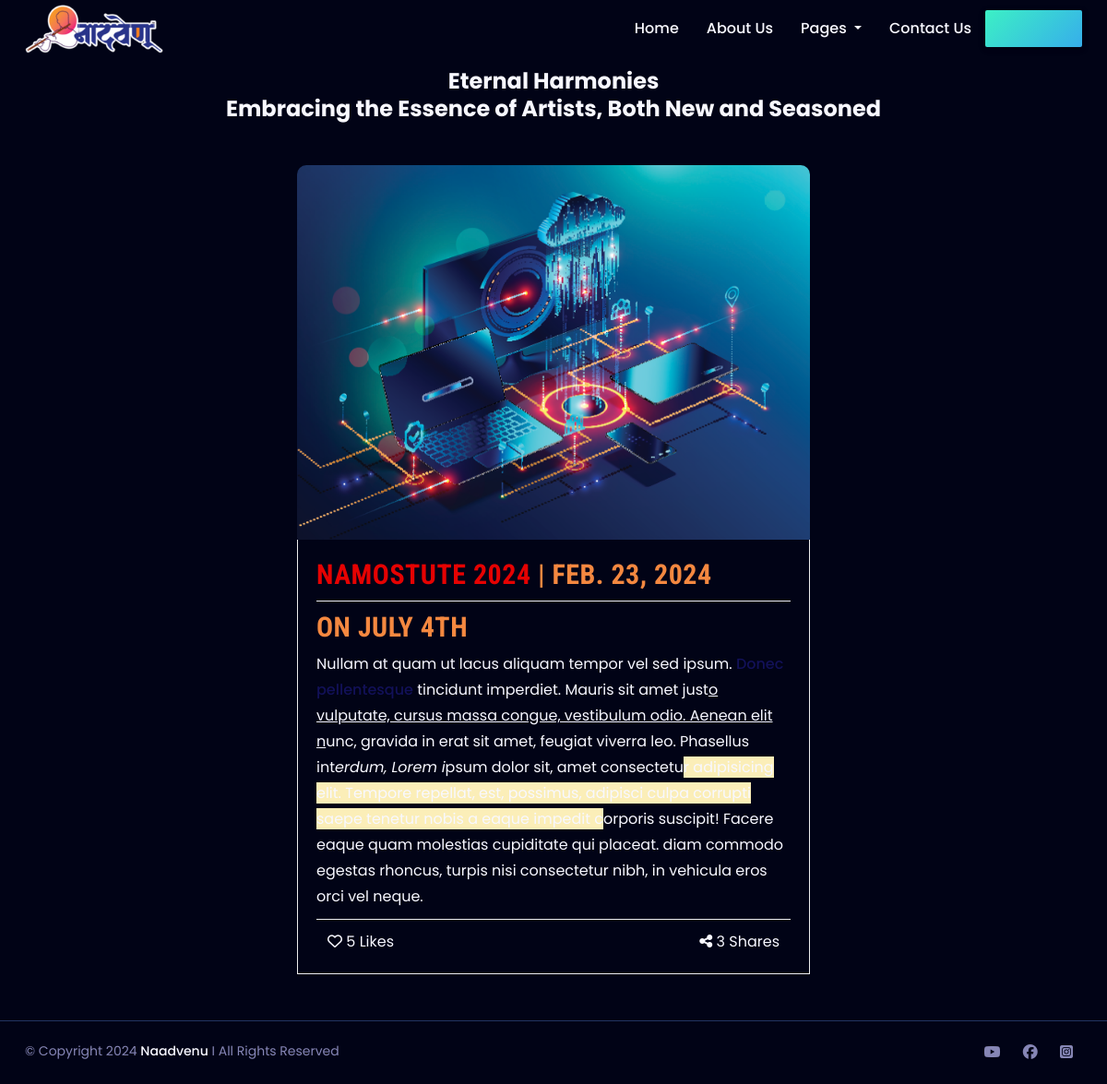
/events-workshops, run on the app's committed database.
### pages/models.py (models this page shows, shortened)
class Event(models.Model):
    title = models.CharField(max_length=100)
    description = HTMLField()
    date = models.DateField()
    images = models.ImageField(upload_to='uploads/event_images/', blank=True)
    like_count = models.IntegerField(default=0)  # New field for like count
    share_count = models.IntegerField(default=0)  # New field for share count

### pages/views.py (the view)
# urls.py: path('events-workshops', views.events_workshops, name='events-workshops'),
def events_workshops(request):
    events = Event.objects.all()
    return render(request, "pages/events-workshops.html", {'events': events})

### pages/templates/pages/events-workshops.html (shortened to what this page needs)
{% extends "base.html" %} {% load static %} {% block title %}Events & Workshops - Naadvenu{% endblock title %} {% block page_content %}
<div class="title">
    <p>Eternal Harmonies<br> Embracing the Essence of Artists, Both New and Seasoned</p>
</div>
<div class="form-container">
    <div class="blog-posts">
        <div class="all-blog-posts">
            <div class="row">
                {% for event in events %}
                <div class="col-lg-6">
                    <div class="blog-post">
                        <div class="blog-thumb">
                            <img src="{{ event.images.url }}" alt="{{ event.title }}">
                        </div>
                        <div class="down-content">
                            <h1><span class="text-danger">{{ event.title }}</span> | {{ event.date }}</h1>
                            <p>{{ event.description|safe }}</p>
                            <div class="post-options">
                                <div class="row">
                                    <div class="col-6">
                                        <div style="float: left;"><i class="fa-regular fa-heart like-icon"></i>
                                            <span>{{ event.like_count }}</span> Likes
                                        </div>
                                    </div>
                                    <div class="col-6">
                                        <div style="float: right;"><i class="fa fa-share-alt"></i>
                                            <span>{{ event.share_count }}</span> Shares
                                        </div>
                                    </div>
                                </div>
                            </div>
                        </div>
                    </div>
                </div>
                {% endfor %}
            </div>
        </div>
    </div>
</div>
{% endblock page_content %}

### templates/base.html (shortened to what this page needs)
{% load static %}
<!DOCTYPE html>
<html lang="en">
<head>
    <link href="https://cdn.jsdelivr.net/npm/bootstrap@5.3.3/dist/css/bootstrap.min.css" rel="stylesheet">
    <link rel="stylesheet" href="{% static 'css/style.css' %}">
    <link rel="stylesheet" href="https://cdnjs.cloudflare.com/ajax/libs/font-awesome/6.5.1/css/all.min.css">
</head>
<body>
    <div id="main">
        <div class="header">
            <div class="container">
                <div class="row">
                    <div class="col-xl-12">
                        <div class="navigation">
                            <nav class="navbar navbar-expand-lg navbar-light bg-light">
                                <a class="navbar-brand" href="/"><img src="{% static 'images/logo.png' %}" alt="" class="img-fluid"></a>
                                <div class="collapse navbar-collapse" id="navbarSupportedContent">
                                    <ul class="navbar-nav">
                                        <li class="nav-item">
                                            <a class="nav-link" href="{% url 'home' %}">Home</a>
                                        </li>
                                        <li class="nav-item">
                                            <a class="nav-link" href="{% url 'about-us' %}">About Us</a>
                                        </li>
                                        <li class="nav-item dropdown">
                                            <a class="nav-link dropdown-toggle" href="#" id="navbarDropdownMenuLink" role="button" data-toggle="dropdown" aria-haspopup="true" aria-expanded="false">
                                                Pages
                                            </a>
                                        </li>
                                        <li class="nav-item">
                                            <a class="nav-link" href="/contact-us">Contact Us</a>
                                        </li>
                                    </ul>
                                </div>
                                <div class="music-btn">
                                    <a class="btn btn-primary animatedBtn" href="" style="width: 105px; height: 40px;">
                                    </a>
                                </div>
                            </nav>
                        </div>
                    </div>
                </div>
            </div>
        </div>
        <div class="main-content">
            <div class="">{% block page_content %}{% endblock page_content %}</div>
        </div>
        <div class="footer">
            <div class="container">
                <div class="row">
                    <div class="col-xl-6 col-lg-6 col-md-6 col-sm-6 col-12">
                        <div class="copyright">
                            <p>© Copyright 2024 <a href="">Naadvenu</a> I All Rights Reserved</p>
                        </div>
                    </div>
                    <div class="col-xl-6 col-lg-6 col-md-6 col-sm-6 col-12">
                        <div class="footer-social">
                            <ul>
                                <li><a href="javascript:void(0)"><i class="fa-brands fa-youtube"></i></a></li>
                                <li><a href="javascript:void(0)"><i class="fa-brands fa-facebook"></i></a></li>
                                <li><a href="javascript:void(0)"><i class="fa-brands fa-square-instagram"></i></a></li>
                            </ul>
                        </div>
                    </div>
                </div>
            </div>
        </div>
    </div>
</body>
</html>

### data on the page
Event: images (picture), title "NAMOSTUTE 2024", date "FEB. 23, 2024", description "ON JULY 4TH Nullam at quam ut lacus aliquam tempor vel sed ipsum. Donec pellentesque tincidunt imperdiet. Mauris sit amet just o vulputate, cursus massa congue, vestibulum odio. Aenean elit n unc, gravida in erat sit amet, feugiat viverra leo. Phasellus int erdum, Lorem i psum dolor sit, amet consectetu r adipisicing elit. Tempore repellat, est, possimus, adipisci culpa corrupti saepe tenetur nobis a eaque impedit c orporis suscipit! Facere eaque quam molestias cupiditate qui placeat. diam commodo egestas rhoncus, turpis nisi consectetur nibh, in vehicula eros orci vel neque.", like_count "5", share_count "3"
